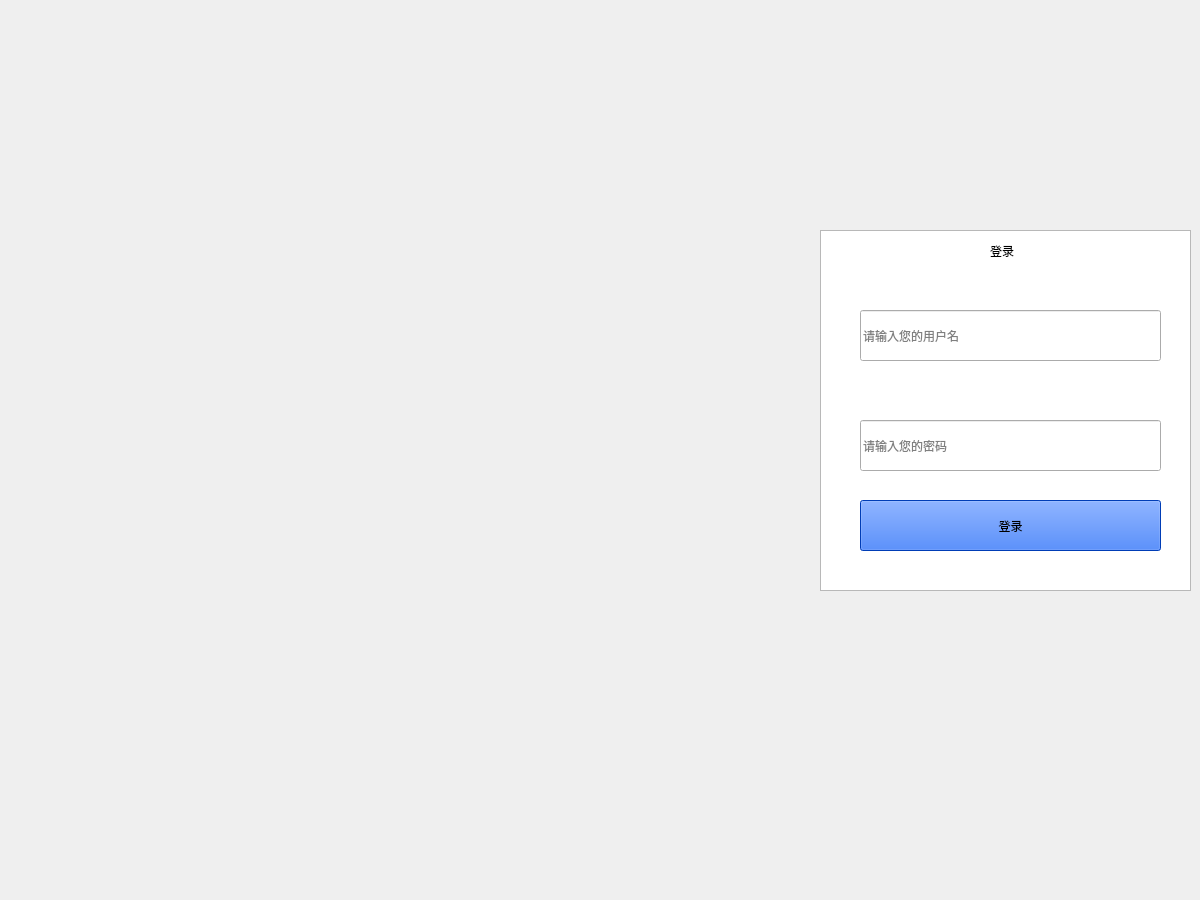
<?xml version="1.0" encoding="UTF-8"?>
<ui version="4.0">
 <class>Form</class>
 <widget class="QWidget" name="Form">
  <property name="geometry">
   <rect>
    <x>0</x>
    <y>0</y>
    <width>1200</width>
    <height>900</height>
   </rect>
  </property>
  <property name="sizePolicy">
   <sizepolicy hsizetype="Fixed" vsizetype="Fixed">
    <horstretch>0</horstretch>
    <verstretch>0</verstretch>
   </sizepolicy>
  </property>
  <property name="minimumSize">
   <size>
    <width>1200</width>
    <height>900</height>
   </size>
  </property>
  <property name="maximumSize">
   <size>
    <width>1200</width>
    <height>900</height>
   </size>
  </property>
  <property name="windowTitle">
   <string>Form</string>
  </property>
  <property name="styleSheet">
   <string notr="true">background-image: url(:/image/background.jpg);</string>
  </property>
  <widget class="QListWidget" name="listWidget">
   <property name="geometry">
    <rect>
     <x>820</x>
     <y>230</y>
     <width>371</width>
     <height>361</height>
    </rect>
   </property>
  </widget>
  <widget class="QLineEdit" name="lineEdit_username">
   <property name="geometry">
    <rect>
     <x>860</x>
     <y>310</y>
     <width>301</width>
     <height>51</height>
    </rect>
   </property>
   <property name="placeholderText">
    <string>请输入您的用户名</string>
   </property>
  </widget>
  <widget class="QLineEdit" name="lineEdit_password">
   <property name="geometry">
    <rect>
     <x>860</x>
     <y>420</y>
     <width>301</width>
     <height>51</height>
    </rect>
   </property>
   <property name="echoMode">
    <enum>QLineEdit::Password</enum>
   </property>
   <property name="placeholderText">
    <string>请输入您的密码</string>
   </property>
  </widget>
  <widget class="QPushButton" name="btn_login">
   <property name="geometry">
    <rect>
     <x>860</x>
     <y>500</y>
     <width>301</width>
     <height>51</height>
    </rect>
   </property>
   <property name="styleSheet">
    <string notr="true">background-color: rgb(0, 85, 255);

</string>
   </property>
   <property name="text">
    <string>登录</string>
   </property>
  </widget>
  <widget class="QLabel" name="label">
   <property name="geometry">
    <rect>
     <x>990</x>
     <y>240</y>
     <width>71</width>
     <height>21</height>
    </rect>
   </property>
   <property name="styleSheet">
    <string notr="true">font: 12pt &quot;Arial&quot;;
font: 87 20pt &quot;Arial Black&quot;;
font: 87 9pt &quot;Arial&quot;;
font: 87 16pt &quot;Arial Black&quot;;</string>
   </property>
   <property name="text">
    <string>登录</string>
   </property>
  </widget>
  <widget class="QLabel" name="label_2">
   <property name="geometry">
    <rect>
     <x>0</x>
     <y>0</y>
     <width>1200</width>
     <height>900</height>
    </rect>
   </property>
   <property name="sizePolicy">
    <sizepolicy hsizetype="Fixed" vsizetype="Fixed">
     <horstretch>0</horstretch>
     <verstretch>0</verstretch>
    </sizepolicy>
   </property>
   <property name="minimumSize">
    <size>
     <width>1200</width>
     <height>900</height>
    </size>
   </property>
   <property name="maximumSize">
    <size>
     <width>1200</width>
     <height>900</height>
    </size>
   </property>
   <property name="text">
    <string/>
   </property>
   <property name="pixmap">
    <pixmap>../image/bgt.jpg</pixmap>
   </property>
  </widget>
  <zorder>label_2</zorder>
  <zorder>listWidget</zorder>
  <zorder>lineEdit_username</zorder>
  <zorder>lineEdit_password</zorder>
  <zorder>btn_login</zorder>
  <zorder>label</zorder>
 </widget>
 <resources>
  <include location="picture.qrc"/>
 </resources>
 <connections/>
</ui>
